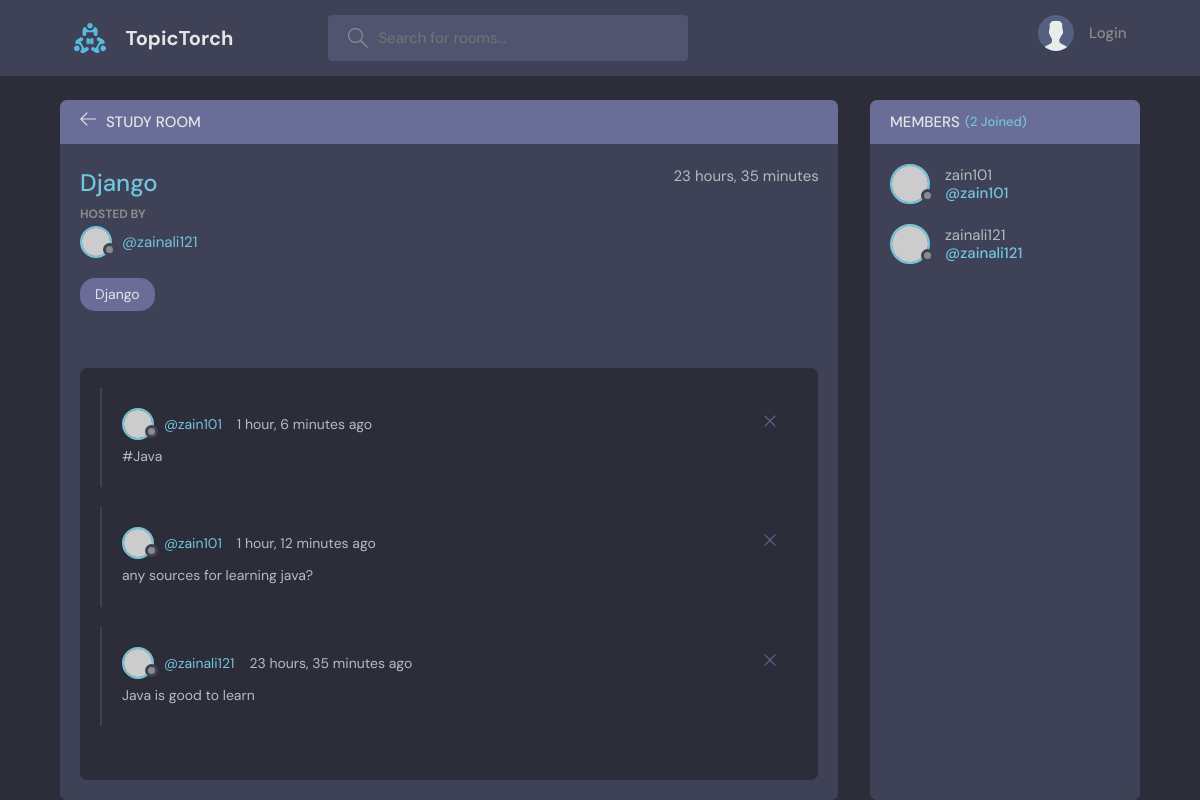
/room/9/, run on the app's committed database.
### base/models.py (models this page shows, shortened)
class Room(models.Model):
    host = models.ForeignKey(User, on_delete=models.SET_NULL, null=True)
    members = models.ManyToManyField(User, related_name='members', blank=True)
    topic = models.ForeignKey(Topic, on_delete=models.SET_NULL, null=True)
    name = models.CharField(max_length=200)
    desc = models.TextField(null=True, blank=True)
    updated = models.DateTimeField(auto_now=True)
    created = models.DateTimeField(auto_now_add=True)
    class Meta:      # for maintaining the order
        ordering = ['-updated', '-created']

class Topic(models.Model):
    name = models.CharField(max_length=200)
    def __str__(self):
        return self.name

class Message(models.Model):
    user = models.ForeignKey(User, on_delete=models.CASCADE)
    room = models.ForeignKey(Room, on_delete=models.CASCADE)
    body = models.TextField()
    updated = models.DateTimeField(auto_now=True)
    created = models.DateTimeField(auto_now_add=True)
    class Meta:      # for maintaining the order
        ordering = ['-updated', '-created']

### base/views.py (the view, shortened to what this page needs)
# urls.py: path('room/<str:pk>/', views.room, name='room'),
def room(request, pk):
    room = Room.objects.get(id = pk)
    room_messages = room.message_set.all()
    members = room.members.all()
    context = {'room': room, 'room_messages': room_messages, 'members':members}
    return render(request, 'base/room.html', context)

### base/templates/base/room.html (shortened to what this page needs)
{% extends 'main.html' %}
{% block content %}
<main class="profile-page layout layout--2">
    <div class="container">
      <div class="room">
        <div class="room__top">
          <div class="room__topLeft">
            <a href="{% url 'home' %}">
              <svg version="1.1" xmlns="http://www.w3.org/2000/svg" width="32" height="32" viewBox="0 0 32 32">
                <title>arrow-left</title>
                <path
                  d="M13.723 2.286l-13.723 13.714 13.719 13.714 1.616-1.611-10.96-10.96h27.625v-2.286h-27.625l10.965-10.965-1.616-1.607z"
                ></path>
              </svg>
            </a>
            <h3>Study Room</h3>
          </div>
        </div>
        <div class="room__box scroll">
          <div class="room__header scroll">
            <div class="room__info">
              <h3>{{room.name}}</h3>
              <span>{{room.created|timesince}}</span>
            </div>
            <div class="room__hosted">
              <p>Hosted By</p>
              <a href="{% url 'user-profile' room.host.id %}" class="room__author">
                <div class="avatar avatar--small">
                  <img src="https://randomuser.me/api/portraits/men/37.jpg" />
                </div>
                <span>@{{room.host}}</span>
              </a>
            </div>
            <span class="room__topics">{{room.topic}}</span>
          </div>
          <div class="room__conversation">
            <div class="threads scroll">
                {% for message in room_messages %}
              <div class="thread">
                <div class="thread__top">
                  <div class="thread__author">
                    <a href="{% url 'user-profile' message.user.id  %}" class="thread__authorInfo">
                      <div class="avatar avatar--small">
                        <img src="https://randomuser.me/api/portraits/men/37.jpg" />
                      </div>
                      <span>@{{message.user}}</span>
                    </a>
                    <span class="thread__date">{{message.created|timesince}} ago</span>
                  </div>
                  <div class="thread__delete">
                    <svg version="1.1" xmlns="http://www.w3.org/2000/svg" width="32" height="32" viewBox="0 0 32 32">
                      <title>remove</title>
                      <path
                        d="M27.314 6.019l-1.333-1.333-9.98 9.981-9.981-9.981-1.333 1.333 9.981 9.981-9.981 9.98 1.333 1.333 9.981-9.98 9.98 9.98 1.333-1.333-9.98-9.98 9.98-9.981z"
                      ></path>
                    </svg>
                  </div>
                </div>
                <div class="thread__details">
                  {{message.body}}
                </div>
              </div>
              {% endfor %}
            </div>
          </div>
        </div>
      </div>
      <div class="participants">
        <h3 class="participants__top">Members <span>({{room.members.all.count}} Joined)</span></h3>
        <div class="participants__list scroll">
            {% for member in members %}
          <a href="{% url 'user-profile' member.id %}" class="participant">
            <div class="avatar avatar--medium">
              <img src="https://randomuser.me/api/portraits/men/37.jpg" />
            </div>
            <p>
              {{member.username}}
              <span>@{{member.username}}</span>
            </p>
          </a>
          {% endfor %}
        </div>
      </div>
    </div>
  </main>
{% endblock content %}

### data on the page
Room: name "Django", created "23 hours, 35 minutes", host "zainali121", topic "Django", members.all.count "2"
Message: user "zain101", created "1 hour, 6 minutes", body "#Java"
Message: user "zain101", created "1 hour, 12 minutes", body "any sources for learning java?"
Message: user "zainali121", created "23 hours, 35 minutes", body "Java is good to learn"

### other printed values
{{ member.username }} "zain101"
{{ member.username }} "zainali121"
